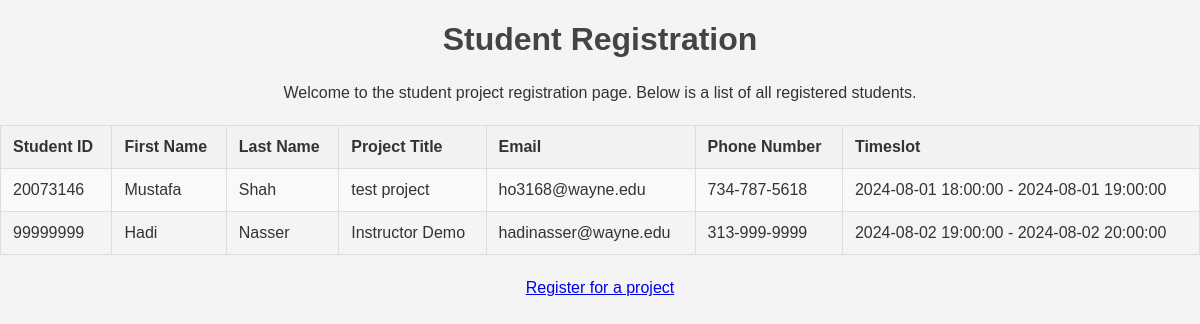
The page / on the database its author committed.
### tables this page shows
CREATE TABLE `RegistrationSlots` (
  `slotID` int NOT NULL AUTO_INCREMENT,
  `startTime` datetime DEFAULT NULL,
  `endTime` datetime DEFAULT NULL,
  `studentID` int DEFAULT NULL,
  `firstName` varchar(30) DEFAULT NULL,
  `lastName` varchar(30) DEFAULT NULL,
  `title` varchar(255) DEFAULT NULL,
  `email` varchar(255) DEFAULT NULL,
  `phoneNumber` varchar(255) DEFAULT NULL,
  PRIMARY KEY (`slotID`)
);

### index.php (the view, shortened to what this page needs)
<?php
$servername = "database-1.cteu8yg0q1e5.us-east-1.rds.amazonaws.com";
$username = "root";
$password = "Far46how!";
$conn = new mysqli($servername, $username, $password);
$sql = "SELECT studentID, firstName, lastName, title, email, phoneNumber, startTime, endTime FROM project.RegistrationSlots WHERE studentID IS NOT NULL";
$result = $conn->query($sql);
?>
<!DOCTYPE html>
<html lang="en">
<link rel="stylesheet" href="styles.css">
<head>
    <link rel="stylesheet" href="styles.css">
</head>
<body>
    <h1>Student Registration</h1>
    <p>Welcome to the student project registration page. Below is a list of all registered students.</p>
    <table border="1">
        <tr>
            <th>Student ID</th>
            <th>First Name</th>
            <th>Last Name</th>
            <th>Project Title</th>
            <th>Email</th>
            <th>Phone Number</th>
            <th>Timeslot</th>
        </tr>
        <?php
        if ($result->num_rows > 0) {
            while($row = $result->fetch_assoc()) {
                echo "<tr>";
                echo "<td>" . $row["studentID"] . "</td>";
                echo "<td>" . $row["firstName"] . "</td>";
                echo "<td>" . $row["lastName"] . "</td>";
                echo "<td>" . $row["title"] . "</td>";
                echo "<td>" . $row["email"] . "</td>";
                echo "<td>" . $row["phoneNumber"] . "</td>";
                echo "<td>" . $row["startTime"] . " - " . $row["endTime"] . "</td>";
                echo "</tr>";
            }
        } else {
            echo "<tr><td colspan='7'>No registered students</td></tr>";
        }
        ?>
    </table>
    <p><a href="register.php">Register for a project</a></p>
</body>
</html>

### styles.css (style rules this page uses)
body { font-family: Arial, sans-serif; background-color: #f4f4f4; color: #333; margin: 0; padding: 0; }
h1, h2 { color: #444; text-align: center; }
p { line-height: 1.6; text-align: center; }
table { width: 100%; border-collapse: collapse; margin: 20px 0; }
table, th, td { border: 1px solid #ddd; }
th, td { padding: 12px; text-align: left; }
th { background-color: #f2f2f2; }
tr:nth-child(even) { background-color: #f9f9f9; }

### rows shown on the page
registrationslots: studentID "20073146", firstName "Mustafa", lastName "Shah", title "test project", email "ho3168@wayne.edu", phoneNumber "734-787-5618", startTime "2024-08-01 18:00:00", endTime "2024-08-01 19:00:00"
registrationslots: studentID "99999999", firstName "Hadi", lastName "Nasser", title "Instructor Demo", email "hadinasser@wayne.edu", phoneNumber "313-999-9999", startTime "2024-08-02 19:00:00", endTime "2024-08-02 20:00:00"
